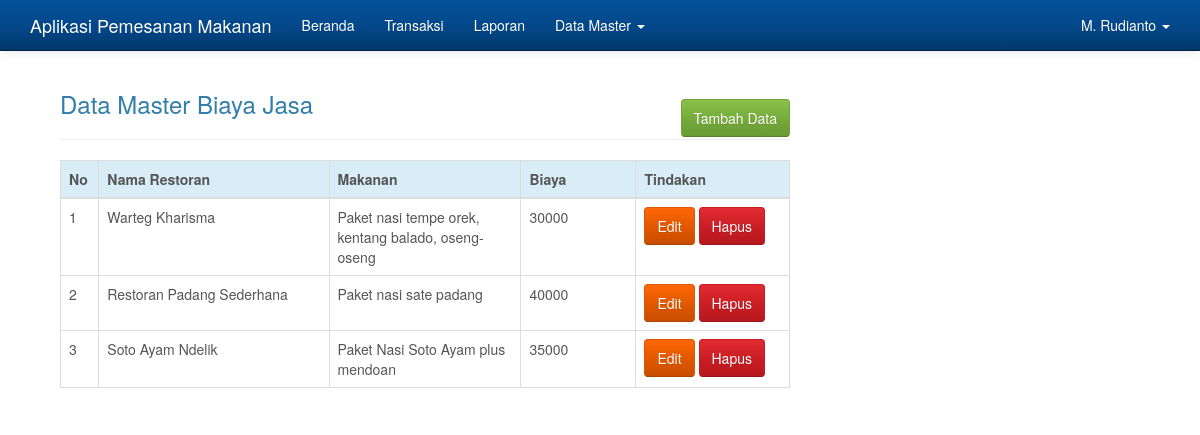
Page /admin.php?hlm=biaya (signed in) on the committed database.
### tables this page shows
CREATE TABLE IF NOT EXISTS `biaya` (
  `id_biaya` int(10) NOT NULL,
  `jenis` varchar(50) NOT NULL,
  `makan` varchar(50) NOT NULL,
  `biaya` varchar(10) NOT NULL
);

### biaya.php (the view)
<?php
if( empty( $_SESSION['id_user'] ) ){
	$_SESSION['err'] = '<strong>ERROR!</strong> Anda harus login terlebih dahulu.';
	header('Location: ./');
	die();
} else {
	if( isset( $_REQUEST['aksi'] )){
		$aksi = $_REQUEST['aksi'];
		switch($aksi){
			case 'baru':
				include 'biaya_baru.php';
				break;
			case 'edit':
				include 'biaya_edit.php';
				break;
			case 'hapus':
				include 'biaya_hapus.php';
				break;
		}
	} else {
		echo '
			<div class="container">
			<div class="col-md-8">
				<h3 style="margin-bottom: -20px;">Data Master Biaya Jasa</h3>
					<a href="./admin.php?hlm=biaya&aksi=baru" class="btn btn-success btn-s pull-right">Tambah Data</a>
				<br/><hr/>
				<table class="table table-bordered">
				 <thead>
				   <tr class="info">
					 <th width="5%">No</th>
					 <th width="30%">Nama Restoran</th>
					 <th width="25%">Makanan</th>
					 <th width="15%">Biaya</th>
					 <th width="20%">Tindakan</th>
				   </tr>
				 </thead>
				 <tbody>';
		 	$sql = mysqli_query($koneksi, "SELECT * FROM biaya");
		 	if(mysqli_num_rows($sql) > 0){
		 		$no = 0;
				 while($row = mysqli_fetch_array($sql)){
	 				$no++;
	 			echo '
				   <tr>
					 <td>'.$no.'</td>
					 <td>'.$row['jenis'].'</td>
					 <td>'.$row['makan'].'</td>
					 <td>'.$row['biaya'].'</td>
					 <td>
					<script type="text/javascript" language="JavaScript">
					  	function konfirmasi(){
						  	tanya = confirm("Anda yakin akan menghapus user ini?");
						  	if (tanya == true) return true;
						  	else return false;
						}
					</script>
					 <a href="?hlm=biaya&aksi=edit&id_biaya='.$row['id_biaya'].'" class="btn btn-warning btn-s">Edit</a>
					 <a href="?hlm=biaya&aksi=hapus&submit=yes&id_biaya='.$row['id_biaya'].'" onclick="return konfirmasi()" class="btn btn-danger btn-s">Hapus</a>
					 </td>';
				}
			} else {
				 echo '<td colspan="8"><center><p class="add">Tidak ada data untuk ditampilkan. <u><a href="?hlm=biaya&aksi=baru">Tambah data baru</a></u> </p></center></td></tr>';
			}
			echo '
			 	</tbody>
			</table>
			</div>
		</div>';
	}
}
?>

### admin.php (style rules this page uses)
body { min-height: 200px; padding-top: 70px; }

### rows in the picture
biaya: jenis "Warteg Kharisma", makan "Paket nasi tempe orek, kentang balado, oseng-oseng", biaya "30000"
biaya: jenis "Restoran Padang Sederhana", makan "Paket nasi sate padang", biaya "40000"
biaya: jenis "Soto Ayam Ndelik", makan "Paket Nasi Soto Ayam plus mendoan", biaya "35000"

### other values in the picture
$_SESSION['nama'] "M. Rudianto"
